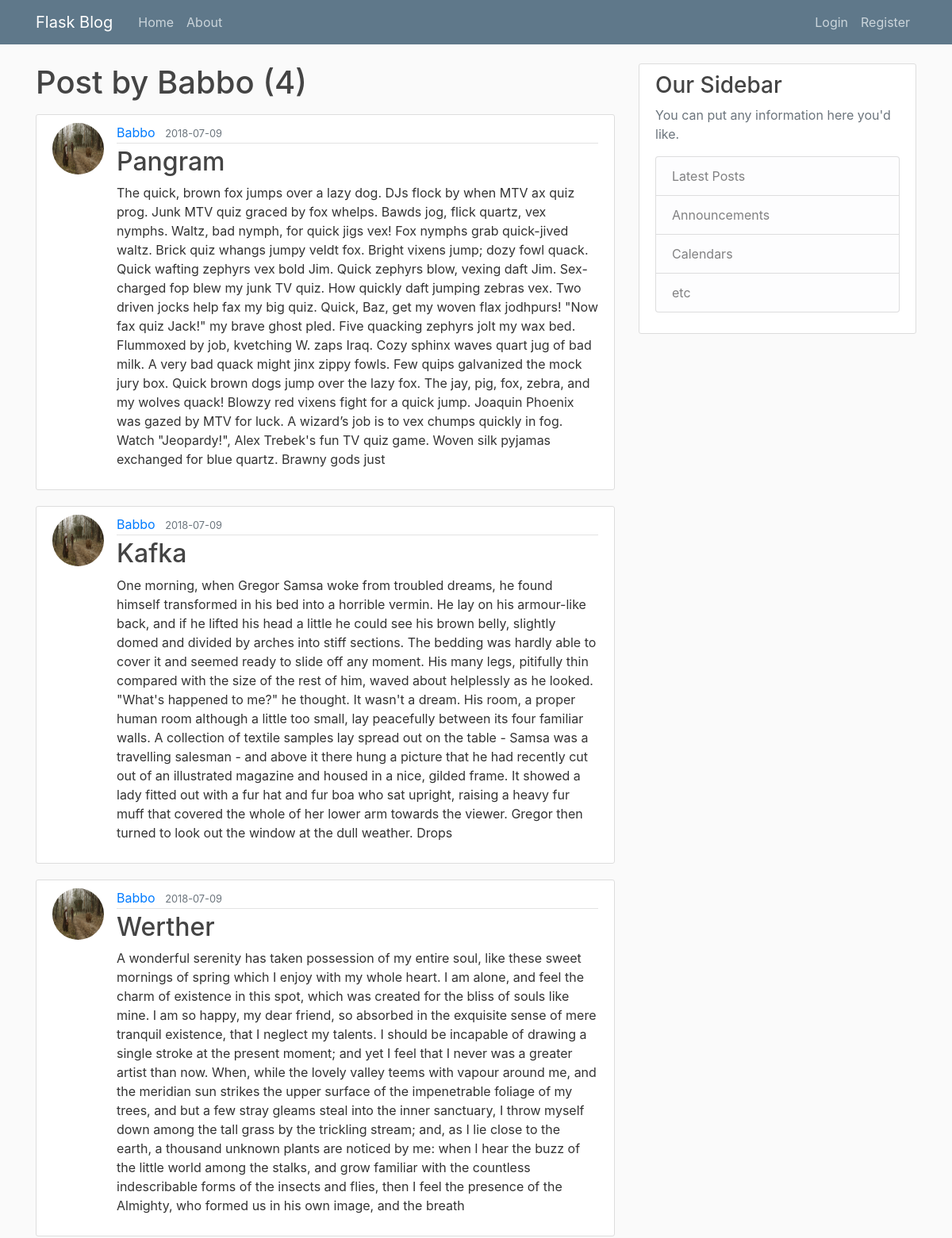
Before: /user/Babbo (upper part) with the older database file.
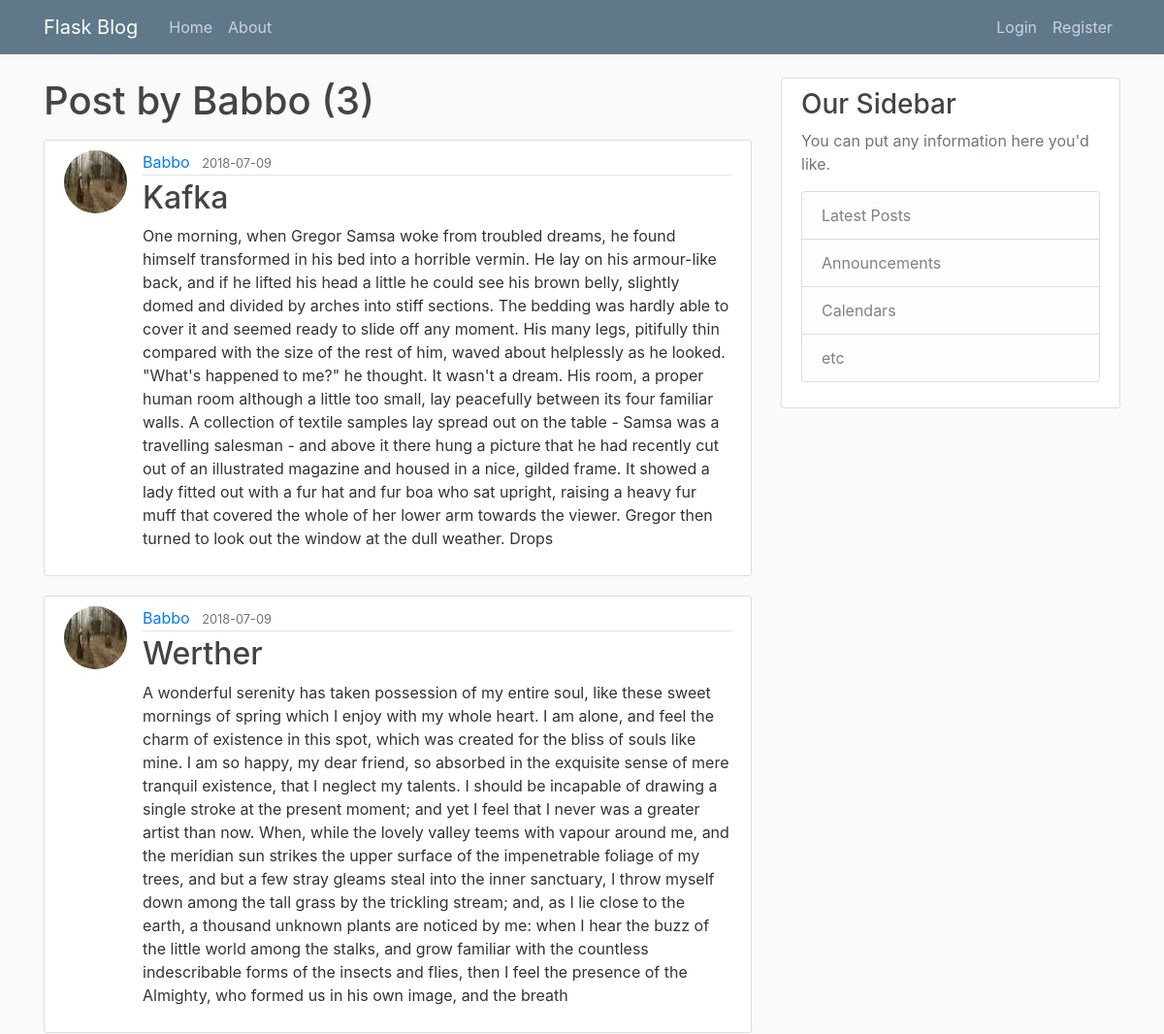
After: the same page with the newer database file.
### flaskblog/models.py (models this page shows, shortened)
class Post(db.Model):
    id = db.Column(db.Integer, primary_key=True)
    title = db.Column(db.String(100), nullable=False)
    date_posted = db.Column(db.DateTime, nullable=False, default=datetime.utcnow)
    content = db.Column(db.Text, nullable = False)
    user_id = db.Column(db.Integer, db.ForeignKey('user.id'), nullable=False)

class User(db.Model, UserMixin):
    id = db.Column(db.Integer, primary_key = True)
    username = db.Column(db.String(20), unique = True, nullable = False)
    email = db.Column(db.String(120), unique=True, nullable=False)
    image_file = db.Column(db.String(20), nullable=False, default='default.jpg')
    password = db.Column(db.String(60), nullable = False)
    posts = db.relationship('Post', backref='author', lazy=True)

### flaskblog/users/routes.py (the view)
@users.route("/user/<string:username>")
def user_posts(username):
    page = request.args.get('page', 1, type=int)
    user = User.query.filter_by(username=username).first_or_404()
    posts = Post.query.filter_by(author=user)\
        .order_by(Post.date_posted.desc())\
        .paginate(page=page, per_page=5)
    print posts
    return render_template("user_post.html", posts=posts, user=user)

### flaskblog/templates/user_post.html (shortened to what this page needs)
{% extends "layout.html" %}
{% block content %}
    <h1 class="mb-3">Post by {{ user.username }} ({{ posts.total }})</h1>
    {% for post in posts.items %}
        <article class="media content-section">
          <img src="{{ url_for('static', filename='profile_pics/' + post.author.image_file) }}" class="rounded-circle article-img">
          <div class="media-body">
            <div class="article-metadata">
              <a class="mr-2" href="{{ url_for('users.user_posts', username=post.author.username) }}">{{ post.author.username }}</a>
              <small class="text-muted">{{ post.date_posted.strftime('%Y-%m-%d') }}</small>
            </div>
            <h2><a class="article-title" href="{{ url_for('posts.post', post_id=post.id) }}">{{ post.title }}</a></h2>
            <p class="article-content">{{ post.content }}</p>
          </div>
        </article>
    {% endfor %}
{% endblock content %}

Changed rows visible on the page:
removed Post: image_file (picture), author.username "Babbo", date_posted "2018-07-09", title "Pangram", content "The quick, brown fox jumps over a lazy dog. DJs flock by when MTV ax quiz prog. Junk MTV quiz graced by fox whelps. Bawds jog, flick quartz, vex nymphs. Waltz, bad nymph, for quick jigs vex! Fox nymphs grab quick-jived waltz. Brick quiz whangs jumpy veldt fox. Bright vixens jump; dozy fowl quack. Quick wafting zephyrs vex bold Jim. Quick zephyrs blow, vexing daft Jim. Sex-charged fop blew my junk TV quiz. How quickly daft jumping zebras vex. Two driven jocks help fax my big quiz. Quick, Baz, get my woven flax jodhpurs! \"Now fax quiz Jack!\" my brave ghost pled. Five quacking zephyrs jolt my wax bed. Flummoxed by job, kvetching W. zaps Iraq. Cozy sphinx waves quart jug of bad milk. A very bad…"
Other visible differences:
{{ posts.total }}: "4" → "3"
